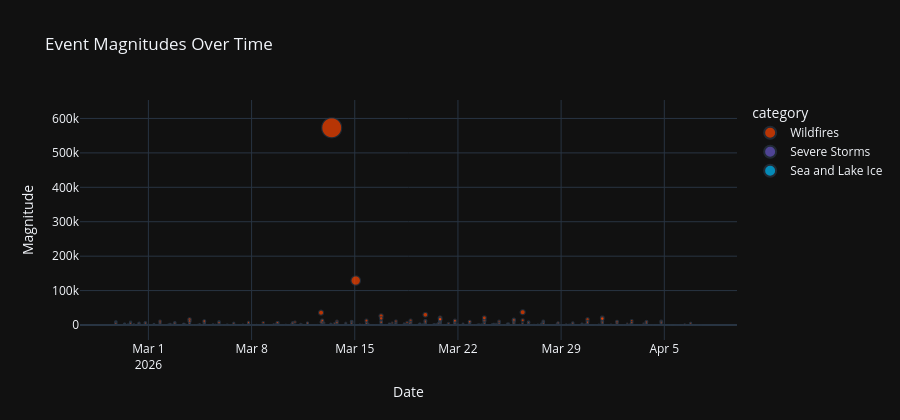
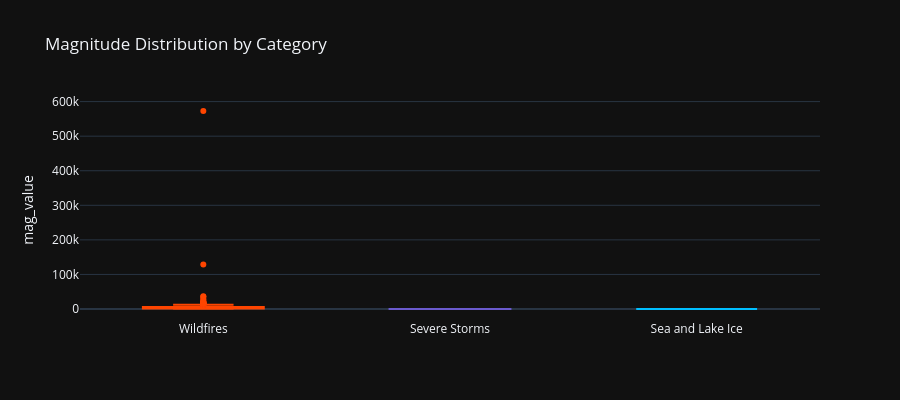

Notebook cell for these charts, in order:
### Markdown cell above
## 9 — Magnitude analysis (where available)

### Code cell
mag_df = df.dropna(subset=["mag_value"]).copy()

if not mag_df.empty:
    mag_df["mag_label"] = mag_df["mag_value"].astype(str) + " " + mag_df["mag_unit"].fillna("")

    fig_mag = px.scatter(
        mag_df,
        x="date",
        y="mag_value",
        color="category",
        color_discrete_map=cat_colors,
        size="mag_value",
        hover_name="title",
        hover_data={"mag_unit": True, "date": True},
        title="Event Magnitudes Over Time",
        labels={"mag_value": "Magnitude", "date": "Date"},
    )
    fig_mag.update_layout(template="plotly_dark", height=420)
    fig_mag.show()

    # Box plot of magnitudes by category
    fig_box = px.box(
        mag_df,
        x="category",
        y="mag_value",
        color="category",
        color_discrete_map=cat_colors,
        title="Magnitude Distribution by Category",
        points="outliers",
    )
    fig_box.update_layout(template="plotly_dark", height=400, showlegend=False, xaxis_title="")
    fig_box.show()
else:
    print("No magnitude data available in the current dataset.")

### Figure 1 — Plotly figure (JSON) as saved in the notebook; plotly's stock layout.template omitted (floating-point values rounded to 4 significant figures; data arrays with more than 128 entries replaced by an {"elided": "..."} marker saying what was removed)
{"data": [{"customdata": {"elided": "949x1 str values"}, "hovertemplate": "<b>%{hovertext}</b><br><br>category=Wildfires<br>Date=%{x}<br>Magnitude=%{marker.size}<br>mag_unit=%{customdata[0]}<extra></extra>", "hovertext": {"elided": "949 str values"}, "legendgroup": "Wildfires", "marker": {"color": "#ff4500", "size": {"elided": "949 float values"}, "sizemode": "area", "sizeref": 1432.0, "symbol": "circle"}, "mode": "markers", "name": "Wildfires", "showlegend": true, "type": "scattergl", "x": {"elided": "949 str values"}, "xaxis": "x", "y": {"elided": "949 float values"}, "yaxis": "y"}, {"customdata": [["kts"], ["kts"], ["kts"], ["kts"], ["kts"], ["kts"], ["kts"], ["kts"], ["kts"], ["kts"], ["kts"], ["kts"], ["kts"], ["kts"], ["kts"], ["kts"], ["kts"], ["kts"], ["kts"], ["kts"], ["kts"], ["kts"], ["kts"], ["kts"], ["kts"], ["kts"], ["kts"], ["kts"], ["kts"], ["kts"], ["kts"], ["kts"], ["kts"], ["kts"], ["kts"], ["kts"], ["kts"], ["kts"], ["kts"], ["kts"], ["kts"], ["kts"], ["kts"], ["kts"], ["kts"], ["kts"], ["kts"], ["kts"], ["kts"], ["kts"], ["kts"], ["kts"], ["kts"], ["kts"], ["kts"], ["kts"], ["kts"], ["kts"], ["kts"], ["kts"], ["kts"], ["kts"], ["kts"], ["kts"], ["kts"], ["kts"], ["kts"], ["kts"], ["kts"], ["kts"], ["kts"], ["kts"], ["kts"], ["kts"], ["kts"], ["kts"], ["kts"], ["kts"], ["kts"], ["kts"], ["kts"], ["kts"], ["kts"], ["kts"], ["kts"], ["kts"], ["kts"], ["kts"], ["kts"], ["kts"], ["kts"], ["kts"], ["kts"], ["kts"], ["kts"], ["kts"], ["kts"], ["kts"], ["kts"], ["kts"], ["kts"], ["kts"], ["kts"], ["kts"], ["kts"], ["kts"], ["kts"], ["kts"], ["kts"]], "hovertemplate": "<b>%{hovertext}</b><br><br>category=Severe Storms<br>Date=%{x}<br>Magnitude=%{marker.size}<br>mag_unit=%{customdata[0]}<extra></extra>", "hovertext": ["Tropical Cyclone Vaianu", "Tropical Cyclone Vaianu", "Tropical Cyclone Vaianu", "Tropical Cyclone Vaianu", "Tropical Cyclone Vaianu", "Tropical Cyclone Vaianu", "Tropical Cyclone Vaianu", "Tropical Cyclone Vaianu", "Tropical Cyclone Vaianu", "Tropical Cyclone Vaianu", "Tropical Cyclone Vaianu", "Tropical Cyclone Maila", "Tropical Cyclone Maila", "Tropical Cyclone Maila", "Tropical Cyclone Maila", "Tropical Cyclone Maila", "Tropical Cyclone Maila", "Tropical Cyclone Maila", "Tropical Cyclone Maila", "Tropical Cyclone Maila", "Tropical Cyclone Maila", "Tropical Cyclone Maila", "Tropical Cyclone Maila", "Tropical Cyclone Maila", "Tropical Cyclone Maila", "Tropical Cyclone Maila", "Tropical Cyclone Indusa", "Tropical Cyclone Indusa", "Tropical Cyclone Indusa", "Tropical Cyclone Indusa", "Tropical Cyclone Indusa", "Tropical Cyclone Indusa", "Tropical Cyclone Indusa", "Tropical Cyclone Indusa", "Tropical Cyclone Indusa", "Tropical Cyclone Indusa", "Tropical Cyclone Indusa", "Tropical Cyclone Indusa", "Tropical Cyclone Indusa", "Tropical Cyclone Indusa", "Tropical Cyclone Indusa", "Tropical Cyclone 28P", "Tropical Cyclone 28P", "Tropical Cyclone 28P", "Tropical Cyclone 28P", "Tropical Cyclone 28P", "Tropical Cyclone Narelle", "Tropical Cyclone Narelle", "Tropical Cyclone Narelle", "Tropical Cyclone Narelle", "Tropical Cyclone Narelle", "Tropical Cyclone Narelle", "Tropical Cyclone Narelle", "Tropical Cyclone Narelle", "Tropical Cyclone Narelle", "Tropical Cyclone Narelle", "Tropical Cyclone Narelle", "Tropical Cyclone Narelle", "Tropical Cyclone Narelle", "Tropical Cyclone Narelle", "Tropical Cyclone Narelle", "Tropical Cyclone Narelle", "Tropical Cyclone Narelle", "Tropical Cyclone Narelle", "Tropical Cyclone Narelle", "Tropical Cyclone Narelle", "Tropical Cyclone Narelle", "Tropical Cyclone Narelle", "Tropical Cyclone Narelle", "Tropical Cyclone Narelle", "Tropical Cyclone Narelle", "Tropical Cyclone Narelle", "Tropical Cyclone Narelle", "Tropical Cyclone Narelle", "Tropical Cyclone Narelle", "Tropical Cyclone Narelle", "Tropical Cyclone Narelle", "Tropical Cyclone Narelle", "Tropical Cyclone Narelle", "Tropical Cyclone Narelle", "Tropical Cyclone Narelle", "Tropical Cyclone Narelle", "Tropical Cyclone Narelle", "Tropical Cyclone Narelle", "Tropical Cyclone Narelle", "Tropical Cyclone Narelle", "Tropical Cyclone Narelle", "Tropical Cyclone Narelle", "Tropical Cyclone Narelle", "Tropical Cyclone Narelle", "Tropical Cyclone Narelle", "Tropical Cyclone 26S", "Tropical Cyclone 26S", "Tropical Cyclone 26S", "Tropical Cyclone 26S", "Tropical Cyclone 26S", "Tropical Cyclone 26S", "Tropical Cyclone 26S", "Tropical Cyclone 26S", "Tropical Cyclone 26S", "Tropical Cyclone 24P", "Tropical Cyclone 25S", "Tropical Cyclone 25S", "Tropical Cyclone 25S", "Tropical Cyclone 25S", "Tropical Cyclone 25S", "Tropical Cyclone 25S", "Tropical Cyclone 25S", "Tropical Cyclone 25S"], "legendgroup": "Severe Storms", "marker": {"color": "#6a5acd", "size": [40.0, 55.0, 60.0, 75.0, 80.0, 90.0, 95.0, 95.0, 100.0, 100.0, 95.0, 35.0, 40.0, 50.0, 60.0, 65.0, 65.0, 75.0, 85.0, 90.0, 85.0, 95.0, 90.0, 90.0, 100.0, 110.0, 40.0, 45.0, 55.0, 55.0, 55.0, 60.0, 65.0, 85.0, 90.0, 80.0, 70.0, 70.0, 65.0, 60.0, 50.0, 35.0, 40.0, 45.0, 45.0, 45.0, 40.0, 55.0, 60.0, 65.0, 65.0, 80.0, 90.0, 100.0, 115.0, 125.0, 125.0, 120.0, 105.0, 100.0, 85.0, 65.0, 70.0, 80.0, 80.0, 75.0, 55.0, 40.0, 35.0, 35.0, 35.0, 40.0, 35.0, 35.0, 35.0, 40.0, 45.0, 50.0, 55.0, 70.0, 90.0, 105.0, 105.0, 110.0, 115.0, 110.0, 100.0, 85.0, 65.0, 40.0, 35.0, 35.0, 35.0, 35.0, 35.0, 35.0, 35.0, 35.0, 35.0, 35.0, 35.0, 35.0, 35.0, 35.0, 35.0, 35.0, 40.0, 40.0, 35.0], "sizemode": "area", "sizeref": 1432.0, "symbol": "circle"}, "mode": "markers", "name": "Severe Storms", "showlegend": true, "type": "scattergl", "x": ["2026-04-05T00:00:00.000000", "2026-04-05T06:00:00.000000", "2026-04-05T12:00:00.000000", "2026-04-05T18:00:00.000000", "2026-04-06T00:00:00.000000", "2026-04-06T06:00:00.000000", "2026-04-06T12:00:00.000000", "2026-04-06T18:00:00.000000", "2026-04-07T00:00:00.000000", "2026-04-07T06:00:00.000000", "2026-04-07T12:00:00.000000", "2026-04-04T00:00:00.000000", "2026-04-04T06:00:00.000000", "2026-04-04T12:00:00.000000", "2026-04-04T18:00:00.000000", "2026-04-05T00:00:00.000000", "2026-04-05T06:00:00.000000", "2026-04-05T12:00:00.000000", "2026-04-05T18:00:00.000000", "2026-04-06T00:00:00.000000", "2026-04-06T06:00:00.000000", "2026-04-06T12:00:00.000000", "2026-04-06T18:00:00.000000", "2026-04-07T00:00:00.000000", "2026-04-07T06:00:00.000000", "2026-04-07T12:00:00.000000", "2026-04-02T06:00:00.000000", "2026-04-02T12:00:00.000000", "2026-04-02T18:00:00.000000", "2026-04-03T00:00:00.000000", "2026-04-03T06:00:00.000000", "2026-04-03T12:00:00.000000", "2026-04-03T18:00:00.000000", "2026-04-04T00:00:00.000000", "2026-04-04T06:00:00.000000", "2026-04-04T12:00:00.000000", "2026-04-04T18:00:00.000000", "2026-04-05T00:00:00.000000", "2026-04-05T06:00:00.000000", "2026-04-05T12:00:00.000000", "2026-04-05T18:00:00.000000", "2026-03-23T00:00:00.000000", "2026-03-23T06:00:00.000000", "2026-03-23T12:00:00.000000", "2026-03-23T18:00:00.000000", "2026-03-24T00:00:00.000000", "2026-03-17T00:00:00.000000", "2026-03-17T06:00:00.000000", "2026-03-17T12:00:00.000000", "2026-03-17T18:00:00.000000", "2026-03-18T00:00:00.000000", "2026-03-18T06:00:00.000000", "2026-03-18T12:00:00.000000", "2026-03-18T18:00:00.000000", "2026-03-19T00:00:00.000000", "2026-03-19T06:00:00.000000", "2026-03-19T12:00:00.000000", "2026-03-19T18:00:00.000000", "2026-03-20T00:00:00.000000", "2026-03-20T06:00:00.000000", "2026-03-20T12:00:00.000000", "2026-03-20T18:00:00.000000", "2026-03-21T00:00:00.000000", "2026-03-21T06:00:00.000000", "2026-03-21T12:00:00.000000", "2026-03-21T18:00:00.000000", "2026-03-22T00:00:00.000000", "2026-03-22T06:00:00.000000", "2026-03-22T12:00:00.000000", "2026-03-22T18:00:00.000000", "2026-03-23T00:00:00.000000", "2026-03-23T06:00:00.000000", "2026-03-23T12:00:00.000000", "2026-03-23T18:00:00.000000", "2026-03-24T00:00:00.000000", "2026-03-24T06:00:00.000000", "2026-03-24T12:00:00.000000", "2026-03-24T18:00:00.000000", "2026-03-25T00:00:00.000000", "2026-03-25T06:00:00.000000", "2026-03-25T12:00:00.000000", "2026-03-25T18:00:00.000000", "2026-03-26T00:00:00.000000", "2026-03-26T06:00:00.000000", "2026-03-26T12:00:00.000000", "2026-03-26T18:00:00.000000", "2026-03-27T00:00:00.000000", "2026-03-27T06:00:00.000000", "2026-03-27T12:00:00.000000", "2026-03-27T18:00:00.000000", "2026-03-28T00:00:00.000000", "2026-03-06T00:00:00.000000", "2026-03-06T06:00:00.000000", "2026-03-06T12:00:00.000000", "2026-03-06T18:00:00.000000", "2026-03-07T00:00:00.000000", "2026-03-07T06:00:00.000000", "2026-03-07T12:00:00.000000", "2026-03-07T18:00:00.000000", "2026-03-08T00:00:00.000000", "2026-03-04T00:00:00.000000", "2026-03-03T18:00:00.000000", "2026-03-04T00:00:00.000000", "2026-03-04T06:00:00.000000", "2026-03-04T12:00:00.000000", "2026-03-04T18:00:00.000000", "2026-03-05T00:00:00.000000", "2026-03-05T06:00:00.000000", "2026-03-05T12:00:00.000000"], "xaxis": "x", "y": [40.0, 55.0, 60.0, 75.0, 80.0, 90.0, 95.0, 95.0, 100.0, 100.0, 95.0, 35.0, 40.0, 50.0, 60.0, 65.0, 65.0, 75.0, 85.0, 90.0, 85.0, 95.0, 90.0, 90.0, 100.0, 110.0, 40.0, 45.0, 55.0, 55.0, 55.0, 60.0, 65.0, 85.0, 90.0, 80.0, 70.0, 70.0, 65.0, 60.0, 50.0, 35.0, 40.0, 45.0, 45.0, 45.0, 40.0, 55.0, 60.0, 65.0, 65.0, 80.0, 90.0, 100.0, 115.0, 125.0, 125.0, 120.0, 105.0, 100.0, 85.0, 65.0, 70.0, 80.0, 80.0, 75.0, 55.0, 40.0, 35.0, 35.0, 35.0, 40.0, 35.0, 35.0, 35.0, 40.0, 45.0, 50.0, 55.0, 70.0, 90.0, 105.0, 105.0, 110.0, 115.0, 110.0, 100.0, 85.0, 65.0, 40.0, 35.0, 35.0, 35.0, 35.0, 35.0, 35.0, 35.0, 35.0, 35.0, 35.0, 35.0, 35.0, 35.0, 35.0, 35.0, 35.0, 40.0, 40.0, 35.0], "yaxis": "y"}, {"customdata": [["NM^2"]], "hovertemplate": "<b>%{hovertext}</b><br><br>category=Sea and Lake Ice<br>Date=%{x}<br>Magnitude=%{marker.size}<br>mag_unit=%{customdata[0]}<extra></extra>", "hovertext": ["Iceberg C36"], "legendgroup": "Sea and Lake Ice", "marker": {"color": "#00bfff", "size": [368.0], "sizemode": "area", "sizeref": 1432.0, "symbol": "circle"}, "mode": "markers", "name": "Sea and Lake Ice", "showlegend": true, "type": "scattergl", "x": ["2026-03-13T00:00:00.000000"], "xaxis": "x", "y": [368.0], "yaxis": "y"}], "layout": {"height": 420, "legend": {"itemsizing": "constant", "title": {"text": "category"}, "tracegroupgap": 0}, "title": {"text": "Event Magnitudes Over Time"}, "xaxis": {"anchor": "y", "domain": [0, 1], "title": {"text": "Date"}}, "yaxis": {"anchor": "x", "domain": [0, 1], "title": {"text": "Magnitude"}}}}

### Figure 2 — Plotly figure (JSON) as saved in the notebook; plotly's stock layout.template omitted (floating-point values rounded to 4 significant figures; data arrays with more than 128 entries replaced by an {"elided": "..."} marker saying what was removed)
{"data": [{"alignmentgroup": "True", "boxpoints": "outliers", "hovertemplate": "category=%{x}<br>mag_value=%{y}<extra></extra>", "legendgroup": "Wildfires", "marker": {"color": "#ff4500"}, "name": "Wildfires", "notched": false, "offsetgroup": "Wildfires", "orientation": "v", "showlegend": true, "type": "box", "x": {"elided": "949 str values"}, "x0": " ", "xaxis": "x", "y": {"elided": "949 float values"}, "y0": " ", "yaxis": "y"}, {"alignmentgroup": "True", "boxpoints": "outliers", "hovertemplate": "category=%{x}<br>mag_value=%{y}<extra></extra>", "legendgroup": "Severe Storms", "marker": {"color": "#6a5acd"}, "name": "Severe Storms", "notched": false, "offsetgroup": "Severe Storms", "orientation": "v", "showlegend": true, "type": "box", "x": ["Severe Storms", "Severe Storms", "Severe Storms", "Severe Storms", "Severe Storms", "Severe Storms", "Severe Storms", "Severe Storms", "Severe Storms", "Severe Storms", "Severe Storms", "Severe Storms", "Severe Storms", "Severe Storms", "Severe Storms", "Severe Storms", "Severe Storms", "Severe Storms", "Severe Storms", "Severe Storms", "Severe Storms", "Severe Storms", "Severe Storms", "Severe Storms", "Severe Storms", "Severe Storms", "Severe Storms", "Severe Storms", "Severe Storms", "Severe Storms", "Severe Storms", "Severe Storms", "Severe Storms", "Severe Storms", "Severe Storms", "Severe Storms", "Severe Storms", "Severe Storms", "Severe Storms", "Severe Storms", "Severe Storms", "Severe Storms", "Severe Storms", "Severe Storms", "Severe Storms", "Severe Storms", "Severe Storms", "Severe Storms", "Severe Storms", "Severe Storms", "Severe Storms", "Severe Storms", "Severe Storms", "Severe Storms", "Severe Storms", "Severe Storms", "Severe Storms", "Severe Storms", "Severe Storms", "Severe Storms", "Severe Storms", "Severe Storms", "Severe Storms", "Severe Storms", "Severe Storms", "Severe Storms", "Severe Storms", "Severe Storms", "Severe Storms", "Severe Storms", "Severe Storms", "Severe Storms", "Severe Storms", "Severe Storms", "Severe Storms", "Severe Storms", "Severe Storms", "Severe Storms", "Severe Storms", "Severe Storms", "Severe Storms", "Severe Storms", "Severe Storms", "Severe Storms", "Severe Storms", "Severe Storms", "Severe Storms", "Severe Storms", "Severe Storms", "Severe Storms", "Severe Storms", "Severe Storms", "Severe Storms", "Severe Storms", "Severe Storms", "Severe Storms", "Severe Storms", "Severe Storms", "Severe Storms", "Severe Storms", "Severe Storms", "Severe Storms", "Severe Storms", "Severe Storms", "Severe Storms", "Severe Storms", "Severe Storms", "Severe Storms", "Severe Storms"], "x0": " ", "xaxis": "x", "y": [40.0, 55.0, 60.0, 75.0, 80.0, 90.0, 95.0, 95.0, 100.0, 100.0, 95.0, 35.0, 40.0, 50.0, 60.0, 65.0, 65.0, 75.0, 85.0, 90.0, 85.0, 95.0, 90.0, 90.0, 100.0, 110.0, 40.0, 45.0, 55.0, 55.0, 55.0, 60.0, 65.0, 85.0, 90.0, 80.0, 70.0, 70.0, 65.0, 60.0, 50.0, 35.0, 40.0, 45.0, 45.0, 45.0, 40.0, 55.0, 60.0, 65.0, 65.0, 80.0, 90.0, 100.0, 115.0, 125.0, 125.0, 120.0, 105.0, 100.0, 85.0, 65.0, 70.0, 80.0, 80.0, 75.0, 55.0, 40.0, 35.0, 35.0, 35.0, 40.0, 35.0, 35.0, 35.0, 40.0, 45.0, 50.0, 55.0, 70.0, 90.0, 105.0, 105.0, 110.0, 115.0, 110.0, 100.0, 85.0, 65.0, 40.0, 35.0, 35.0, 35.0, 35.0, 35.0, 35.0, 35.0, 35.0, 35.0, 35.0, 35.0, 35.0, 35.0, 35.0, 35.0, 35.0, 40.0, 40.0, 35.0], "y0": " ", "yaxis": "y"}, {"alignmentgroup": "True", "boxpoints": "outliers", "hovertemplate": "category=%{x}<br>mag_value=%{y}<extra></extra>", "legendgroup": "Sea and Lake Ice", "marker": {"color": "#00bfff"}, "name": "Sea and Lake Ice", "notched": false, "offsetgroup": "Sea and Lake Ice", "orientation": "v", "showlegend": true, "type": "box", "x": ["Sea and Lake Ice"], "x0": " ", "xaxis": "x", "y": [368.0], "y0": " ", "yaxis": "y"}], "layout": {"boxmode": "overlay", "height": 400, "legend": {"title": {"text": "category"}, "tracegroupgap": 0}, "showlegend": false, "title": {"text": "Magnitude Distribution by Category"}, "xaxis": {"anchor": "y", "categoryarray": ["Wildfires", "Severe Storms", "Sea and Lake Ice"], "categoryorder": "array", "domain": [0, 1], "title": {"text": ""}}, "yaxis": {"anchor": "x", "domain": [0, 1], "title": {"text": "mag_value"}}}}
